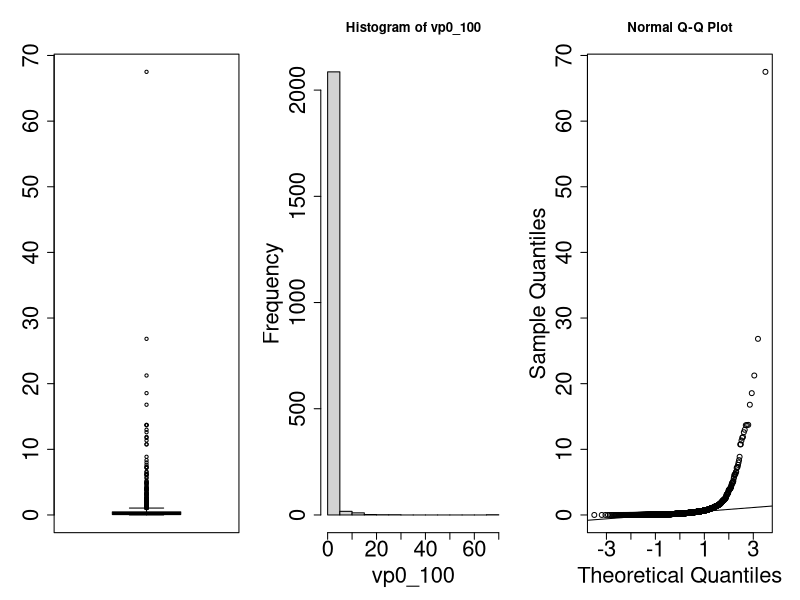
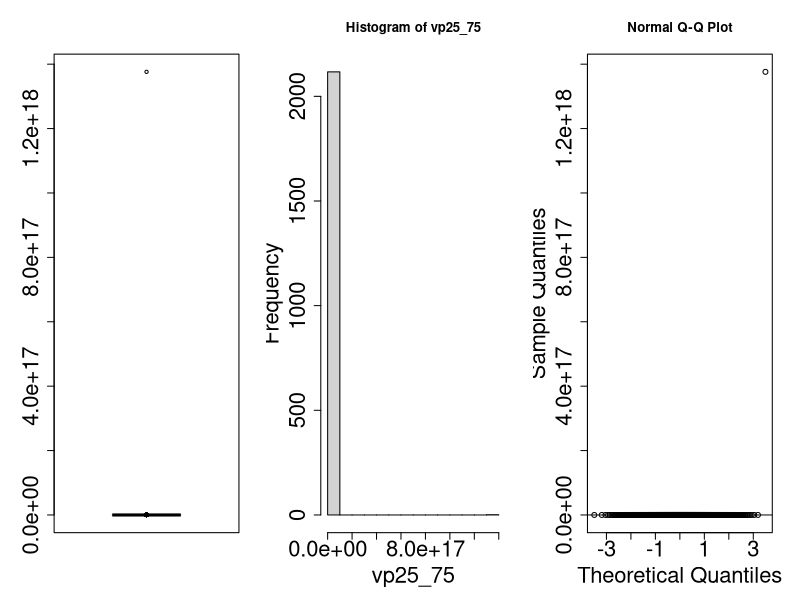

R code for these plots, in order:
#
#	R script to compute approximate error bounds for growth
#	rates using median() and mad() functions of R.
#
#	Read from data files created by prepare_r.sh.
p0_100 <- read.table("../analyses/p0_100.dat",header=FALSE)
#	Read into vector
vp0_100 <- as.vector(p0_100$V1)

#	Plot mode on to produce file used in paper.
postscript(file = "../doc/p0_100stats.eps", horizontal = FALSE)
# Plot parameter: 1 row, 3 columns
par(mfrow=c(1,3))
# Magnification of X and Y axis labels
par(cex.lab=2.0)
# Magnification of X and Y axis annotation
par(cex.axis=2.0)
# Clip plotting to figure region
par(xpd=NA)

boxplot(vp0_100)
hist(vp0_100)
qqnorm(vp0_100)

# Restore clipping to plot region (otherwise line is drawn outside it)
par(xpd=FALSE)
qqline(vp0_100)

dev.off()
#	Summary and approximate calculation using
#	http://www.dst.unive.it/rsr/BelVenTutorial.pdf, p. 10-11.
summary(vp0_100)
se.med <- sqrt((pi/2)*(mad(vp0_100)^2/length(vp0_100)))
median(vp0_100) - qnorm(0.975)*se.med
median(vp0_100) + qnorm(0.975)*se.med
#-----------------------------------------
#	Read from data files created by prepare_r.sh.
p25_75 <- read.table("../analyses/p25_75.dat",header=FALSE)
#	Read into vector
vp25_75 <- as.vector(p25_75$V1)
#	Plot mode on to produce file used in paper.
postscript(file = "../doc/p25_75stats.eps")
par(mfrow=c(1,3))
par(cex.lab=2.0)
par(cex.axis=2.0)
boxplot(vp25_75)
hist(vp25_75)
qqnorm(vp25_75)
qqline(vp25_75)
dev.off()
#	Summary and approximate calculation using
#	http://www.dst.unive.it/rsr/BelVenTutorial.pdf, p. 10-11.
summary(vp25_75)
se.med <- sqrt((pi/2)*(mad(vp25_75)^2/length(vp25_75)))
median(vp25_75) - qnorm(0.975)*se.med
median(vp25_75) + qnorm(0.975)*se.med
#-----------------------------------------
